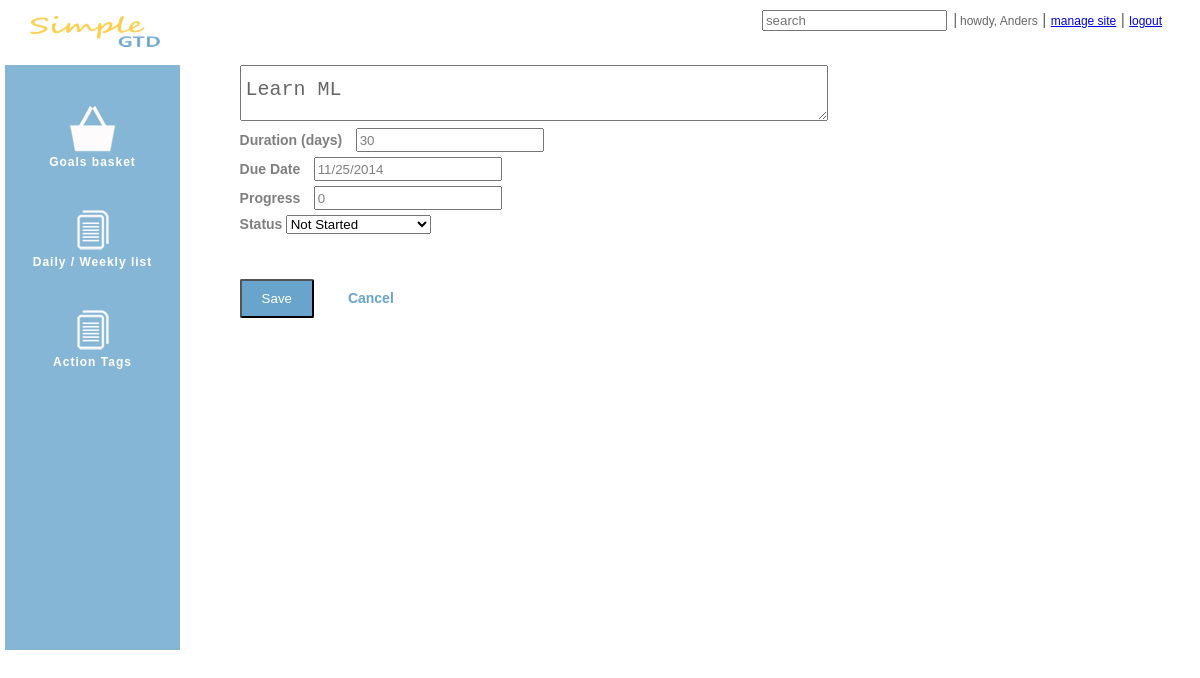
Page /goal/edit/5 (signed in) on the committed database.
### simgtd/models.py (models this page shows, shortened)
class Goal(models.Model):
    subject = models.CharField(max_length=200)
    memo = models.TextField(max_length=1000, blank=True)
    duration = models.PositiveIntegerField(blank=True)
    start_date = models.DateTimeField(null=True, blank=True, default=datetime.datetime.now)
    due_date = models.DateTimeField(null=True, blank=True, default=datetime.datetime.now)
    remind_me = models.NullBooleanField(default=True, null=True, blank=True)
    created_date = models.DateTimeField(editable=False, default=datetime.datetime.now)
    completed_date = models.DateTimeField(editable=False, null=True)
    created_by = models.ForeignKey(User, default=Constants.user_admin)
    progress = models.PositiveSmallIntegerField(default=0)
    status = models.ForeignKey(Status, default=Constants.status_not_started)
    priority = models.ForeignKey(Priority, default=Constants.priority_normal)

### simgtd/views.py (the view)
# urls.py: url(r'^goal/edit/(?P<gid>\d+)', views.edit_goal),
@login_required
def edit_goal(request, gid):
    errors = []
    goal = None
    if request.method == 'POST':
        subject = request.POST['title']
        duration = request.POST['duration']
        due_date = request.POST['due_date']
        progress = request.POST['progress']
        status = request.POST['status']
        if subject and duration and due_date:
            goal = user_goals(request).get(id=gid)
            goal.subject = subject
            goal.duration = duration
            goal.due_date = datetime.strptime(due_date, '%m/%d/%Y')
            goal.progress = int(progress)
            goal.status_id = int(status)
            goal.save()
            return HttpResponseRedirect('/goal/list')
        else:
            errors.append('incomplete data')
    else:
        goal = get_object_or_404(user_goals(request), id=gid)
    return render_to_response('simgtd/edit_goal.html',
                              RequestContext(request, {'goal': goal}))

### simgtd/views.py (called while the page is built)
def user_id(request):
    return request.user.id

def user_goals(request):
    return Goal.objects.filter(created_by_id=user_id(request))

### templates/simgtd/edit_goal.html (shortened to what this page needs)
{% extends "base.html" %}
{% block content %}
    <form action="/goal/edit/{{ goal.id }}" method="post">
        <div id="add_goal_setting">
            <textarea type="text" id="quickTitle" name="title"
                      value placeholder="Add a goal..." autofocus="auotofocus"
                      style="height:30px">{{ goal.subject }}</textarea>
            <div class="field">
                <label class="field_label"  for="duration">Duration (days)</label>
                <input id="duration" type="number" name="duration" value="{{ goal.duration }}" class="field_label_input">
            </div>
            <div class="field">
                <label class="field_label" for="due_date">Due Date</label>
                <input id="due_date" type="text" name="due_date" class="field_label_input" value="{{ goal.due_date|date:'m/d/Y' }}">
            </div>
            <div class="field">
                <label class="field_label" for="progress">Progress</label>
                <input id="progress" type="text" name="progress" class="field_label_input" value="{{ goal.progress }}">
            </div>
            <div class="field">
                <label class="field_label" for="status">Status</label>
                <select id="status" name="status">
                    <option value="1">Not Started</option>
                </select>
            </div>
            <div class="field_button">
                <input type="submit" class="save" value="Save">
                <a href="/goal/list" class="cancel">Cancel</a>
            </div>
        </div>
    </form>
{% endblock %}

### templates/base.html (shortened to what this page needs)
<!DOCTYPE html>
<html>
<head lang="en">
    <link type="text/css" rel="stylesheet" href="{{ STATIC_URL }}css/jquery-ui.css">
    <link type="text/css" rel="stylesheet" href="{{ STATIC_URL }}css/gtd.css">
</head>
<body>
    <div id="header">
        <div>
            <div class="header-primary">
                <a href="/">
                    <img src="{{ STATIC_URL }}images/logo.png" alt="Simple GTD" />
                </a>
            </div>
            <div class="header-secondary">
                <input id="search" type="search" name="search" placeholder="search">
                <span class="sep">|</span>
                <a class="header_account" title="{{ user.email }}">howdy, {{ user.first_name }}</a> |
                <a class="header_account" href="/admin/">manage site</a> |
                <a class="header_account" href="/logout/">logout</a>
            </div>
        </div>
    </div>
    <div id="wrapper">
        <div id="navigation">
            <div id="icon_menu_block">
                <a href="/goal/list" class="menu">
                    <span class="icon_menu"><img src="{{ STATIC_URL }}images/goals_basket.png" alt="Goals basket"></span>
                    <span class="icon_menu_subtitle">Goals basket</span>
                </a>
                <a href="/action/list" class="menu">
                    <span class="icon_menu"><img src="{{ STATIC_URL }}images/list.png" alt="Daily/Weekly list"></span>
                    <span class="icon_menu_subtitle">Daily / Weekly list</span>
                </a>
                <a href="/action/tags" class="menu">
                    <span class="icon_menu"><img src="{{ STATIC_URL }}images/list.png" alt="Action Tags"></span>
                    <span class="icon_menu_subtitle">Action Tags</span>
                </a>
            </div>
        </div>
        <div id="content">
            {% block content %}{% endblock %}
        </div>
    </div>
</body>
</html>

### static/css/gtd.css (style rules this page uses)
body { font-family:Calibri, Arial, Helvetica, sans-serif; }
#header { position: absolute; left: 0px; top:0px; padding: 10px 10px 0px 10px; width: 96%; height: 55px; background-color: white; display: table; }
.header-primary { float:left; position:relative; top:6px; left:20px; }
.header-secondary { text-align: right; color:rgba(0,0,0,0.6); }
#header .sep { margin: 0 -2px 0 2px; color:#717171; }
.header_account { display: inline-block; font-size: 12px; }
label[for=login_email], label[for=login_password], label[for=signup_name], label[for=signup_email], label[for=signup_password], label[for=signup_confirm_password], { margin-bottom: 0; }
label { font-weight: 700; font-size: 12px; color:rgba(0,0,0,0.5); cursor:default; }
div#navigation { margin:20px 85% 5px 5px; padding:5px 5px 5px 5px; height: 620px; background: rgba(104,164,204,0.8); color:white; font-size: 12px; font-weight: 600; letter-spacing: 1px; }
div#icon_menu_block { position: relative; margin-top: 40px; }
.icon_menu { display: block; text-align: center; padding: 40px 10px 1px 10px; }
.icon_menu_subtitle { display: block; text-align: center; color: white; }
a.menu { text-decoration: none; }
div#content { position: absolute; top: 50px; right: 10px; width: 80%; color: rgba(0,0,0,0.6); font-size: 12px; }
#add_goal_setting { width:60%; top:50px; margin: 15px 1%; }
#quickTitle { width: 100%; outline: none; padding: 12px 5px; font-size: 20px; color: rgba(0,0,0,0.6); font:thin; }
.field { display:block; margin: 5px 0; }
.field_label_input { width:180px; height:20px; margin-left: 10px; padding: 0px 2px; color: rgba(0, 0, 0, 0.5); }
.field_label { font-size: 14px; }
.field_button { color: rgba(0,0,0,0.5); font-weight: 600; padding-top: 40px; font-size: 14px; }
input.save { border-radius: 2px; padding: 10px 20px; background: #68a4cc; color: white; }
a.cancel { margin-left: 30px; color: #68a4cc; text-decoration: none; }

### rows in the picture
Goal: title "Learn ML", duration "30", due_date "11/25/2014", progress "0"

### other values in the picture
{{ user.first_name }} "Anders"
